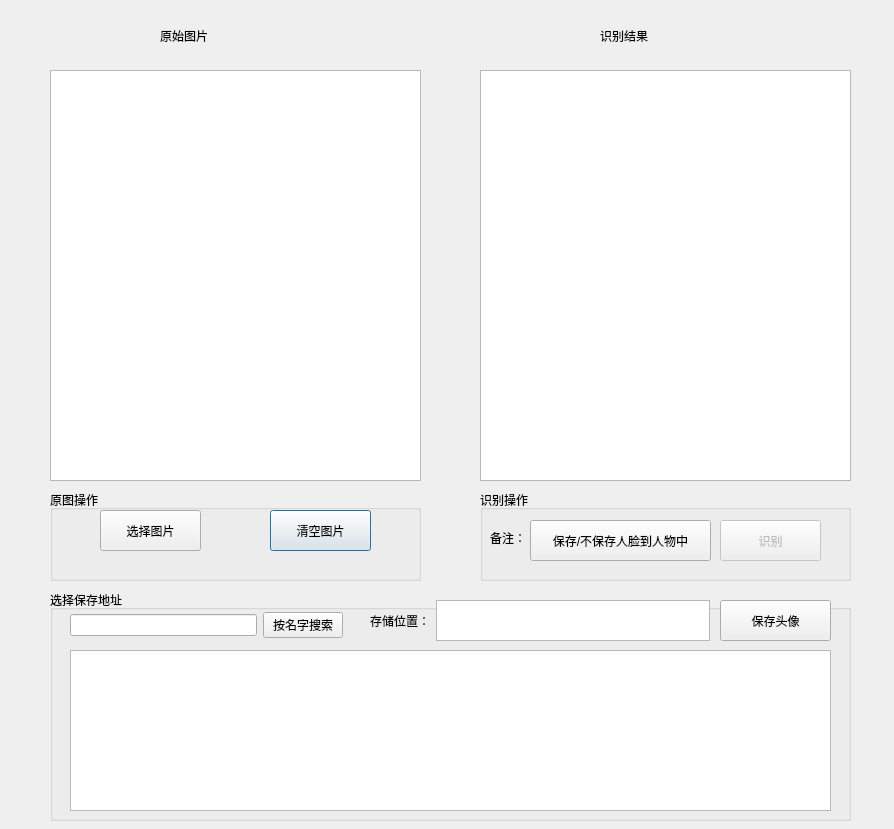
<?xml version="1.0" encoding="UTF-8"?>
<ui version="4.0">
 <class>dialog</class>
 <widget class="QDialog" name="dialog">
  <property name="geometry">
   <rect>
    <x>0</x>
    <y>0</y>
    <width>894</width>
    <height>829</height>
   </rect>
  </property>
  <property name="windowTitle">
   <string>人脸识别</string>
  </property>
  <property name="sizeGripEnabled">
   <bool>false</bool>
  </property>
  <property name="modal">
   <bool>false</bool>
  </property>
  <widget class="QTextBrowser" name="textBrowser">
   <property name="geometry">
    <rect>
     <x>50</x>
     <y>70</y>
     <width>371</width>
     <height>411</height>
    </rect>
   </property>
  </widget>
  <widget class="QLabel" name="label">
   <property name="geometry">
    <rect>
     <x>50</x>
     <y>70</y>
     <width>371</width>
     <height>411</height>
    </rect>
   </property>
   <property name="text">
    <string/>
   </property>
  </widget>
  <widget class="QTextBrowser" name="textBrowser_2">
   <property name="geometry">
    <rect>
     <x>480</x>
     <y>70</y>
     <width>371</width>
     <height>411</height>
    </rect>
   </property>
  </widget>
  <widget class="QLabel" name="label_3">
   <property name="geometry">
    <rect>
     <x>160</x>
     <y>10</y>
     <width>161</width>
     <height>51</height>
    </rect>
   </property>
   <property name="styleSheet">
    <string notr="true">font: 20pt &quot;华文新魏&quot;;</string>
   </property>
   <property name="text">
    <string>原始图片</string>
   </property>
  </widget>
  <widget class="QLabel" name="label_4">
   <property name="geometry">
    <rect>
     <x>600</x>
     <y>10</y>
     <width>161</width>
     <height>51</height>
    </rect>
   </property>
   <property name="styleSheet">
    <string notr="true">font: 20pt &quot;华文新魏&quot;;</string>
   </property>
   <property name="text">
    <string>识别结果</string>
   </property>
  </widget>
  <widget class="QLabel" name="label_2">
   <property name="geometry">
    <rect>
     <x>480</x>
     <y>70</y>
     <width>371</width>
     <height>411</height>
    </rect>
   </property>
   <property name="text">
    <string/>
   </property>
  </widget>
  <widget class="QPushButton" name="pushButton_3">
   <property name="geometry">
    <rect>
     <x>270</x>
     <y>510</y>
     <width>101</width>
     <height>41</height>
    </rect>
   </property>
   <property name="text">
    <string>清空图片</string>
   </property>
  </widget>
  <widget class="QGroupBox" name="groupBox">
   <property name="geometry">
    <rect>
     <x>480</x>
     <y>490</y>
     <width>371</width>
     <height>91</height>
    </rect>
   </property>
   <property name="title">
    <string>识别操作</string>
   </property>
   <widget class="QPushButton" name="pushButton_2">
    <property name="enabled">
     <bool>false</bool>
    </property>
    <property name="geometry">
     <rect>
      <x>240</x>
      <y>30</y>
      <width>101</width>
      <height>41</height>
     </rect>
    </property>
    <property name="text">
     <string>识别</string>
    </property>
   </widget>
   <widget class="QPushButton" name="pushButton_6">
    <property name="geometry">
     <rect>
      <x>50</x>
      <y>30</y>
      <width>181</width>
      <height>41</height>
     </rect>
    </property>
    <property name="text">
     <string>保存/不保存人脸到人物中</string>
    </property>
    <property name="checkable">
     <bool>true</bool>
    </property>
    <property name="checked">
     <bool>false</bool>
    </property>
   </widget>
   <widget class="QLabel" name="label_5">
    <property name="geometry">
     <rect>
      <x>10</x>
      <y>40</y>
      <width>45</width>
      <height>16</height>
     </rect>
    </property>
    <property name="text">
     <string>备注：</string>
    </property>
   </widget>
  </widget>
  <widget class="QGroupBox" name="groupBox_2">
   <property name="enabled">
    <bool>true</bool>
   </property>
   <property name="geometry">
    <rect>
     <x>50</x>
     <y>590</y>
     <width>801</width>
     <height>231</height>
    </rect>
   </property>
   <property name="title">
    <string>选择保存地址</string>
   </property>
   <widget class="QTableWidget" name="tableWidget">
    <property name="enabled">
     <bool>true</bool>
    </property>
    <property name="geometry">
     <rect>
      <x>20</x>
      <y>60</y>
      <width>761</width>
      <height>161</height>
     </rect>
    </property>
    <property name="editTriggers">
     <set>QAbstractItemView::NoEditTriggers</set>
    </property>
    <property name="alternatingRowColors">
     <bool>true</bool>
    </property>
    <property name="selectionMode">
     <enum>QAbstractItemView::SingleSelection</enum>
    </property>
    <property name="selectionBehavior">
     <enum>QAbstractItemView::SelectRows</enum>
    </property>
    <property name="textElideMode">
     <enum>Qt::ElideMiddle</enum>
    </property>
   </widget>
   <widget class="QPushButton" name="pushButton_5">
    <property name="enabled">
     <bool>true</bool>
    </property>
    <property name="geometry">
     <rect>
      <x>670</x>
      <y>10</y>
      <width>111</width>
      <height>41</height>
     </rect>
    </property>
    <property name="text">
     <string>保存头像</string>
    </property>
   </widget>
   <widget class="QWidget" name="layoutWidget">
    <property name="geometry">
     <rect>
      <x>20</x>
      <y>20</y>
      <width>273</width>
      <height>30</height>
     </rect>
    </property>
    <layout class="QHBoxLayout" name="horizontalLayout">
     <item>
      <widget class="QLineEdit" name="lineEdit">
       <property name="enabled">
        <bool>true</bool>
       </property>
      </widget>
     </item>
     <item>
      <widget class="QPushButton" name="pushButton_4">
       <property name="enabled">
        <bool>true</bool>
       </property>
       <property name="text">
        <string>按名字搜索</string>
       </property>
      </widget>
     </item>
    </layout>
   </widget>
   <widget class="QWidget" name="layoutWidget">
    <property name="geometry">
     <rect>
      <x>320</x>
      <y>10</y>
      <width>340</width>
      <height>41</height>
     </rect>
    </property>
    <layout class="QHBoxLayout" name="horizontalLayout_2">
     <item>
      <widget class="QLabel" name="label_6">
       <property name="text">
        <string>存储位置：</string>
       </property>
      </widget>
     </item>
     <item>
      <widget class="QTextBrowser" name="textBrowser_3"/>
     </item>
    </layout>
   </widget>
  </widget>
  <widget class="QGroupBox" name="groupBox_3">
   <property name="geometry">
    <rect>
     <x>50</x>
     <y>490</y>
     <width>371</width>
     <height>91</height>
    </rect>
   </property>
   <property name="title">
    <string>原图操作</string>
   </property>
   <widget class="QPushButton" name="pushButton">
    <property name="geometry">
     <rect>
      <x>50</x>
      <y>20</y>
      <width>101</width>
      <height>41</height>
     </rect>
    </property>
    <property name="text">
     <string>选择图片</string>
    </property>
   </widget>
  </widget>
  <zorder>groupBox_3</zorder>
  <zorder>groupBox_2</zorder>
  <zorder>groupBox</zorder>
  <zorder>textBrowser</zorder>
  <zorder>label</zorder>
  <zorder>textBrowser_2</zorder>
  <zorder>label_3</zorder>
  <zorder>label_4</zorder>
  <zorder>label_2</zorder>
  <zorder>pushButton_3</zorder>
 </widget>
 <resources/>
 <connections/>
</ui>
